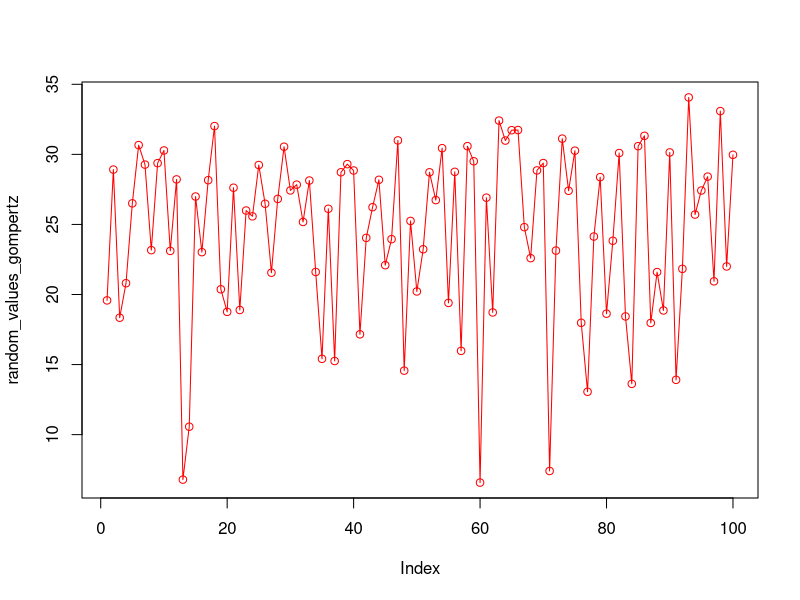

The R source for this figure: (Note: this script raises an error after producing the figure.)
#generate random numbers using Gompertz distribution 
#by using a technique which is called inverse transform:let U be a uniform random variable in[0,1]
#If X= F^-1(U), then X is a random variable with cumulative density function F_X(x)=F
#and then compare its fitting with Gompertz and Weibull model

 rgompertz = function(R,G, n){
  x.uniform = runif(n)
  #this inverse function is done based on F_X(x)=1-e^(-lambda.x) 
  #then for every number u generated with a uniform random number genrator,
  #x= F^-1(u) where F=F_X.F^-1(u)=-1/lambda.ln(1-u)
  inverse.gomp.cumulative = function(R,G,y) {  (1/G)*log(1 - (G/R)*log(1-y)  ) }
  x.gompertz = inverse.gomp.cumulative(0.001,0.2, x.uniform)
  return(x.gompertz)
}

random_values_gompertz<-rgompertz(0.001,0.2,100)

plot(random_values_gompertz, type="o",col="red")
hist(random_values_gompertz,freq="FALSE")

 Weibull <- function(delta,beta,n)
 {
   U <- runif(n)
   X <- delta*(-log(1-U))^(1/beta)
   return(X)
 }
 
 random_values_Weibull <- Weibull(3000,2,100)
 par(new=T)
 plot(random_values_Weibull, type="o",col="blue")
 hist(random_values_Weibull)
 
 #check again; Let’s check if this is reasonable, by superimposing the plot of the density of a Weibull random
 #variable with the same parameters
 n <- 100
 beta <- 2
 delta <- 3000
 X <- Weibull(3000,2,n)
 hist(X,freq=FALSE)
 t <- seq(from=0, to=max(X)*1.5, by=1)
 f_w <- beta/delta*(t/delta)^(beta-1)*exp(-(t/delta)^beta)
 lines(t,f_w,col="blue")
 
 
 
 
 